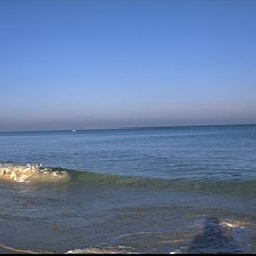
#> input picture problematique/baseDeDonneesImages/coast_art1130.jpg, 256 x 256 px; its folder holds only this picture in this run
$ python comparator.py   (older library calls are emulated)
#> lines starting #> are read from the running program, lines starting #| are printed output that depends on the picture; after the words box and inside, x2 and y2 are one past the last pixel; in counts of white or black regions, pixels touching at a corner belong together
#> in coefficients, im is the input picture: shape (256, 256, 3); mean B, G, R 162.1, 123.5, 99.9
### problematique/preprocessing.py
import numpy as np
import cv2
from scipy import ndimage
from skimage.feature import hog


def edge_coefficient(image):
    gray = cv2.cvtColor(image, cv2.COLOR_RGB2GRAY)
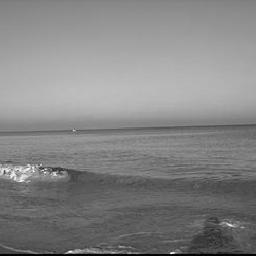
#> gray: shape (256, 256); min 0, max 254, mean 132.3
    # Using the Canny filter with different parameters
    edges_high_thresh = cv2.Canny(gray, 60, 120)
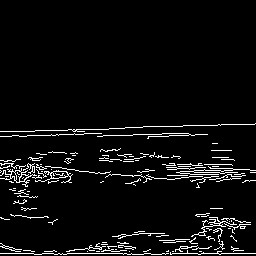
#> edges_high_thresh: shape (256, 256); 5.1% white in thin lines or dots, all inside (x1, y1, x2, y2) = (0, 123, 256, 255)
    # cv2.imshow('Frames', edges_high_thresh)
    # cv2.waitKey()
    return edges_high_thresh.mean()


# [85 lines left out: functions hog_factor, top_down_luminosity_ratio, left_right_color_difference_ratio, h_dominant_gradient, very_grey, leaf_color_coef and 3 more, not called in this run]

### problematique/comparator.py
import matplotlib.pyplot as plt
import numpy as np
from skimage import color as skic
from skimage import io as skiio
from scipy.stats import norm
from pathlib import Path
import cv2
from preprocessing import *


class CustomImageCollection:
    def __init__(self, image_folder: Path, methods=None):
        if methods is None:
            methods = {}
        self.methods = methods
        self.image_folder = image_folder
        self.image_list = self.image_folder.rglob("*.jpg")

    def coefficients(self, method_to_run):
        coeffs = {"coast": [], "forest": [], "street": []}
        for im_path in self.image_list:
            im = cv2.imread(im_path.__str__())
            coeff = method_to_run(im)
#> coeff = 13.13
            if "coast" in im_path.__str__():
                coeffs["coast"].append(coeff)
            elif "forest" in im_path.__str__():
                coeffs["forest"].append(coeff)
            elif "street" in im_path.__str__():
                coeffs["street"].append(coeff)
        return coeffs

    def run_coefficients(self, visual: bool = False):
        for name, method in self.methods.items():
            coeffs = self.coefficients(method_to_run=method)
            average_coast = np.average(coeffs["coast"])
            average_forest = np.average(coeffs["forest"])
            average_street = np.average(coeffs["street"])
            std_coast = np.std(coeffs["coast"]).__float__()
            std_forest = np.std(coeffs["forest"]).__float__()
            std_street = np.std(coeffs["street"]).__float__()
            if visual:
                minimum = min(average_coast - (3.5 * std_coast),
                              average_forest - (3.5 * std_forest),
                              average_street - (3.5 * std_street))
                maximum = max(average_coast + (3.5 * std_coast),
                              average_forest + (3.5 * std_forest),
                              average_street + (3.5 * std_street))
                x = np.arange(minimum, maximum, 0.001)
                plt.title(f'Distributions for {name}')
                plt.plot(x, norm.pdf(x, average_coast, std_coast), color='blue',
                         label=f'coast: μ: {round(average_coast, 3)}, σ: {round(std_coast, 3)}')
                plt.plot(x, norm.pdf(x, average_forest, std_forest), color='green',
                         label=f'forest: μ: {round(average_forest, 3)}, σ: {round(std_forest, 3)}')
                plt.plot(x, norm.pdf(x, average_street, std_street), color='red',
                         label=f'street: μ: {round(average_street, 3)}, σ: {round(std_street, 3)}')
                plt.legend(title='Parameters')
                plt.show()
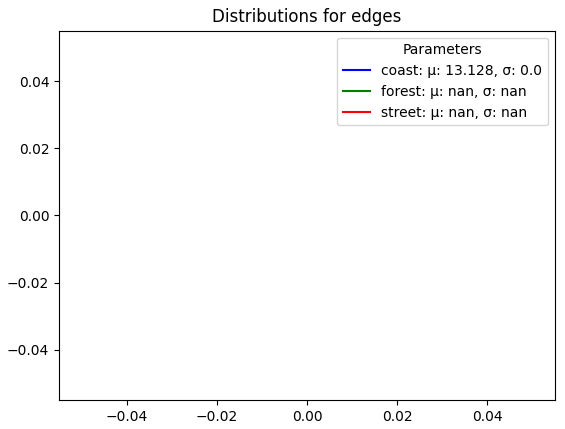
#> figure drawn by matplotlib, 1 panel
            print(
                f"METHOD: {name}\n"
                f"COAST:\t{round(average_coast, 3)} ± {round(std_coast, 3)}\n"
                f"FOREST:\t{round(average_forest, 3)} ± {round(std_forest, 3)}\n"
                f"STREET:\t{round(average_street, 3)} ± {round(std_street, 3)}\n")


if __name__ == "__main__":
    image_coll = CustomImageCollection(
        image_folder=Path("./baseDeDonneesImages"), methods={'edges': edge_coefficient})
    image_coll.run_coefficients(visual=True)

$ run again, on problematique/baseDeDonneesImages/coast_cdmc976.jpg
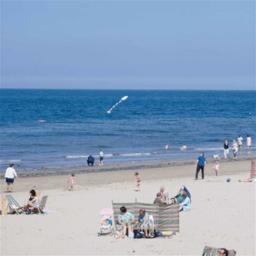
#> input picture problematique/baseDeDonneesImages/coast_cdmc976.jpg, 256 x 256 px
#> in coefficients, im is the input picture: shape (256, 256, 3); mean B, G, R 188.9, 162.1, 139.1
#> in edge_coefficient, `edges_high_thresh = cv2.Canny(gray, 60, 120)`:
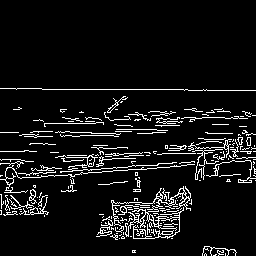
#> edges_high_thresh: shape (256, 256); 7.8% white in thin lines or dots, all inside (x1, y1, x2, y2) = (0, 88, 256, 256)
#> coeff = 19.84
#> in run_coefficients, `plt.show()`:
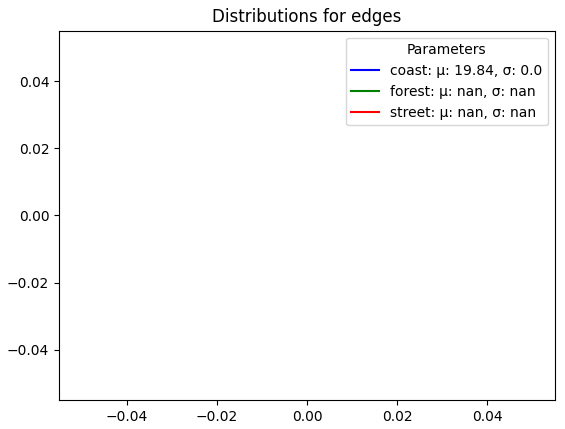
#> figure drawn by matplotlib, 1 panel

$ run again, on problematique/baseDeDonneesImages/coast_cdmc988.jpg
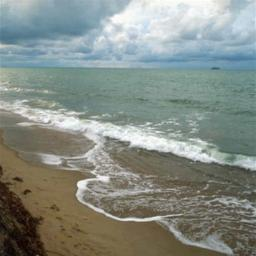
#> input picture problematique/baseDeDonneesImages/coast_cdmc988.jpg, 256 x 256 px
#> in coefficients, im is the input picture: shape (256, 256, 3); mean B, G, R 133.4, 140.6, 133
#> in edge_coefficient, `edges_high_thresh = cv2.Canny(gray, 60, 120)`:
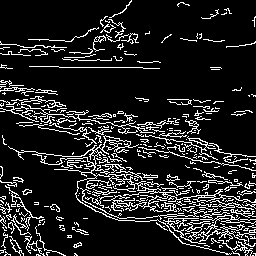
#> edges_high_thresh: shape (256, 256); 13.6% white in thin lines or dots
#> coeff = 34.63
#> in run_coefficients, `plt.show()`:
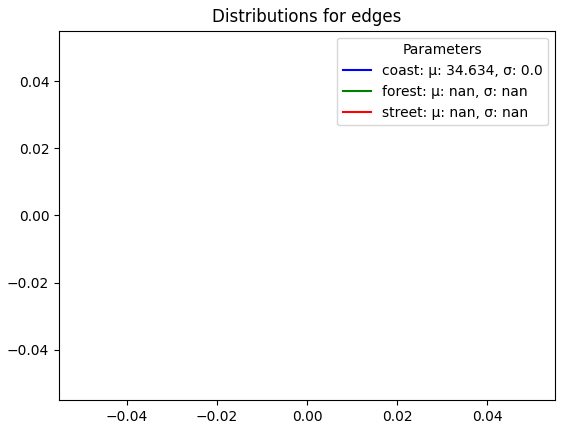
#> figure drawn by matplotlib, 1 panel

$ run again, on problematique/baseDeDonneesImages/coast_land100.jpg
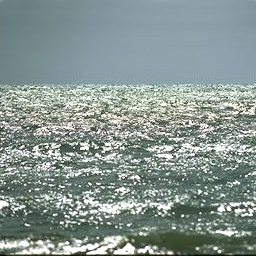
#> input picture problematique/baseDeDonneesImages/coast_land100.jpg, 256 x 256 px
#> in coefficients, im is the input picture: shape (256, 256, 3); mean B, G, R 144.8, 149.4, 134.9
#> in edge_coefficient, `edges_high_thresh = cv2.Canny(gray, 60, 120)`:
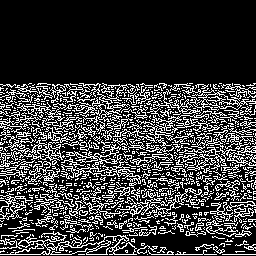
#> edges_high_thresh: shape (256, 256); 23.1% white in thin lines or dots, all inside (x1, y1, x2, y2) = (0, 83, 256, 255)
#> coeff = 58.86
#> in run_coefficients, `plt.show()`:
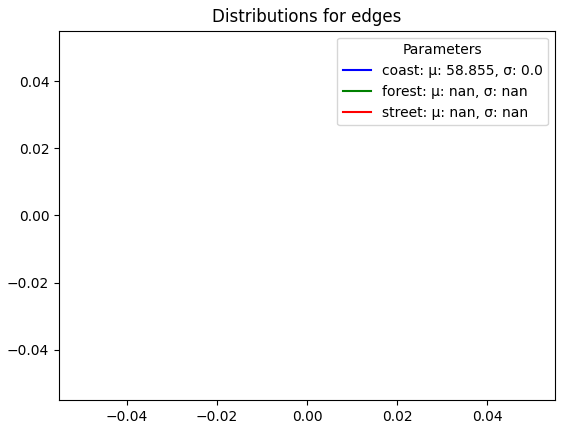
#> figure drawn by matplotlib, 1 panel

$ run again, on problematique/baseDeDonneesImages/coast_bea20.jpg
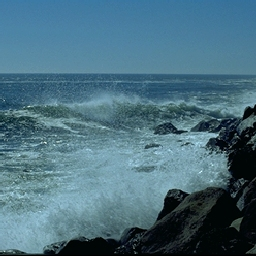
#> input picture problematique/baseDeDonneesImages/coast_bea20.jpg, 256 x 256 px
#> in coefficients, im is the input picture: shape (256, 256, 3); mean B, G, R 126.7, 111.2, 74.5
#> in edge_coefficient, `edges_high_thresh = cv2.Canny(gray, 60, 120)`:
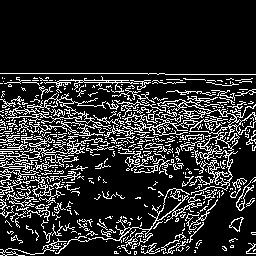
#> edges_high_thresh: shape (256, 256); 16.8% white in thin lines or dots, all inside (x1, y1, x2, y2) = (0, 73, 256, 256)
#> coeff = 42.75
#> in run_coefficients, `plt.show()`:
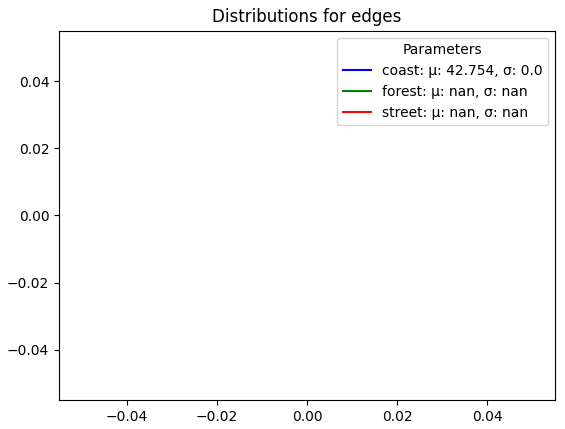
#> figure drawn by matplotlib, 1 panel
